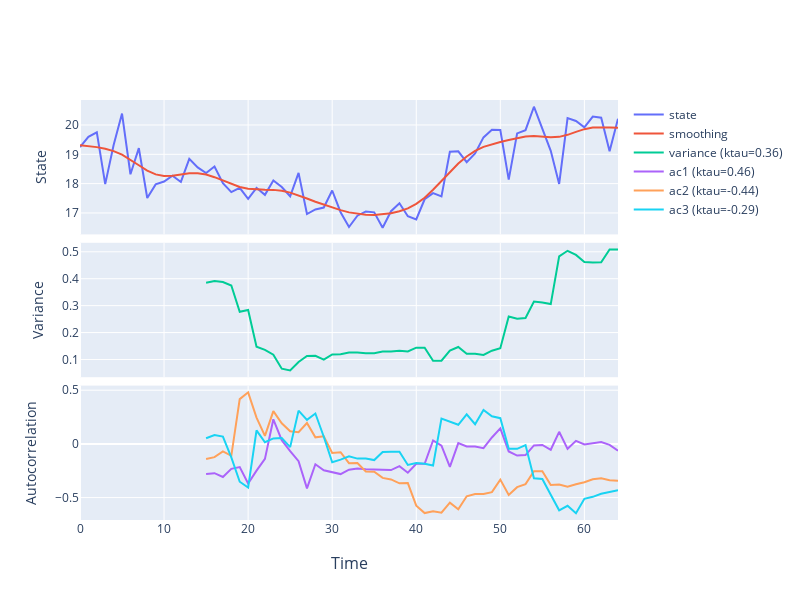

This figure's notebook cell:
### Code cell
ts3 = ewstools.TimeSeries(data=dataset['anchovy_temp'], transition=65)
ts3.detrend(method='Gaussian', bandwidth=0.1)
ts3.compute_var(rolling_window=0.25)
ts3.compute_auto(lag=1, rolling_window=0.25)
ts3.compute_auto(lag=2, rolling_window=0.25)
ts3.compute_auto(lag=3, rolling_window=0.25)
ts3.compute_ktau()
ts3.make_plotly()
